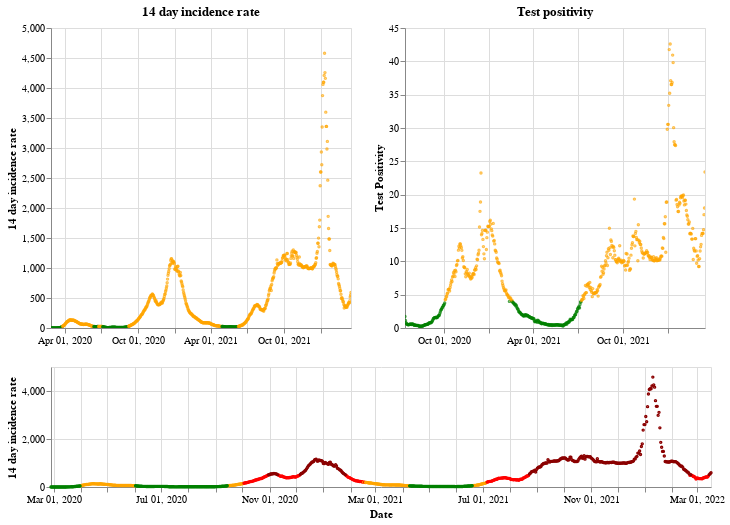

Notebook code cell kept with this figure:
### Markdown cell above
## Wales

### Code cell
plot_traffic_light('Wales')

### Figure 1 — Vega-Lite specification as saved in the notebook (floating-point values rounded to 4 significant figures; data arrays with more than 128 entries replaced by an {"elided": "..."} marker saying what was removed)
{"config": {"view": {"continuousWidth": 400, "continuousHeight": 300}}, "vconcat": [{"hconcat": [{"mark": {"type": "point", "size": 2}, "encoding": {"color": {"condition": {"value": "green", "test": "(datum.twoWeeklyCasesRate <= 25)"}, "value": "orange"}, "tooltip": [{"type": "nominal", "field": "areaName"}, {"type": "temporal", "field": "date"}, {"type": "quantitative", "field": "twoWeeklyCasesRate"}, {"type": "quantitative", "field": "testPositivity"}], "x": {"type": "temporal", "axis": {"title": ""}, "field": "date", "scale": {"domain": {"selection": "DateBrush"}}, "timeUnit": "yearmonthdate"}, "y": {"type": "quantitative", "axis": {"title": "14 day incidence rate"}, "field": "twoWeeklyCasesRate"}}, "title": "14 day incidence rate", "width": 300}, {"mark": {"type": "point", "size": 2}, "encoding": {"color": {"condition": {"value": "green", "test": "(datum.testPositivity <= 4)"}, "value": "orange"}, "tooltip": [{"type": "nominal", "field": "areaName"}, {"type": "temporal", "field": "date"}, {"type": "quantitative", "field": "twoWeeklyCasesRate"}, {"type": "quantitative", "field": "testPositivity"}], "x": {"type": "temporal", "axis": {"title": ""}, "field": "date", "scale": {"domain": {"selection": "DateBrush"}}, "timeUnit": "yearmonthdate"}, "y": {"type": "quantitative", "axis": {"title": "Test Positivity"}, "field": "testPositivity"}}, "title": "Test positivity", "width": 300}]}, {"layer": [{"mark": {"type": "point", "size": 2}, "encoding": {"color": {"condition": {"value": "orange", "test": "(((datum.testPositivity < 4) && (datum.twoWeeklyCasesRate >= 50)) && (datum.twoWeeklyCasesRate < 200))"}, "value": "red"}, "opacity": {"condition": {"value": 1, "test": "((datum.twoWeeklyCasesRate >= 50) && (datum.twoWeeklyCasesRate < 500))"}, "value": 0}, "tooltip": [{"type": "nominal", "field": "areaName"}, {"type": "temporal", "field": "date"}, {"type": "quantitative", "field": "twoWeeklyCasesRate"}, {"type": "quantitative", "field": "testPositivity"}], "x": {"type": "temporal", "axis": {"title": "Date"}, "field": "date", "timeUnit": "yearmonthdate"}, "y": {"type": "quantitative", "axis": {"title": "14 day incidence rate"}, "field": "twoWeeklyCasesRate"}}, "selection": {"DateBrush": {"type": "interval", "encodings": ["x"], "fields": ["Time"]}}}, {"mark": {"type": "point", "size": 2}, "encoding": {"color": {"value": "darkred"}, "opacity": {"condition": {"value": 1, "test": "(datum.twoWeeklyCasesRate >= 500)"}, "value": 0}, "tooltip": [{"type": "nominal", "field": "areaName"}, {"type": "temporal", "field": "date"}, {"type": "quantitative", "field": "twoWeeklyCasesRate"}, {"type": "quantitative", "field": "testPositivity"}], "x": {"type": "temporal", "axis": {"title": "Date"}, "field": "date", "timeUnit": "yearmonthdate"}, "y": {"type": "quantitative", "axis": {"title": "14 day incidence rate"}, "field": "twoWeeklyCasesRate"}}}, {"mark": {"type": "point", "size": 2}, "encoding": {"color": {"condition": {"value": "green", "test": "((datum.testPositivity < 4) && (datum.twoWeeklyCasesRate < 50))"}, "value": "orange"}, "opacity": {"condition": {"value": 1, "test": "(datum.twoWeeklyCasesRate < 50)"}, "value": 0}, "tooltip": [{"type": "nominal", "field": "areaName"}, {"type": "temporal", "field": "date"}, {"type": "quantitative", "field": "twoWeeklyCasesRate"}, {"type": "quantitative", "field": "testPositivity"}], "x": {"type": "temporal", "axis": {"title": "Date"}, "field": "date", "timeUnit": "yearmonthdate"}, "y": {"type": "quantitative", "axis": {"title": "14 day incidence rate"}, "field": "twoWeeklyCasesRate"}}}], "height": 120, "width": 660}], "data": {"name": "data-967103ede5d1ca4a196b40043f286e6e"}, "$schema": "https://vega.github.io/schema/vega-lite/v4.8.1.json", "datasets": {"data-967103ede5d1ca4a196b40043f286e6e": {"elided": "750 records"}}}
